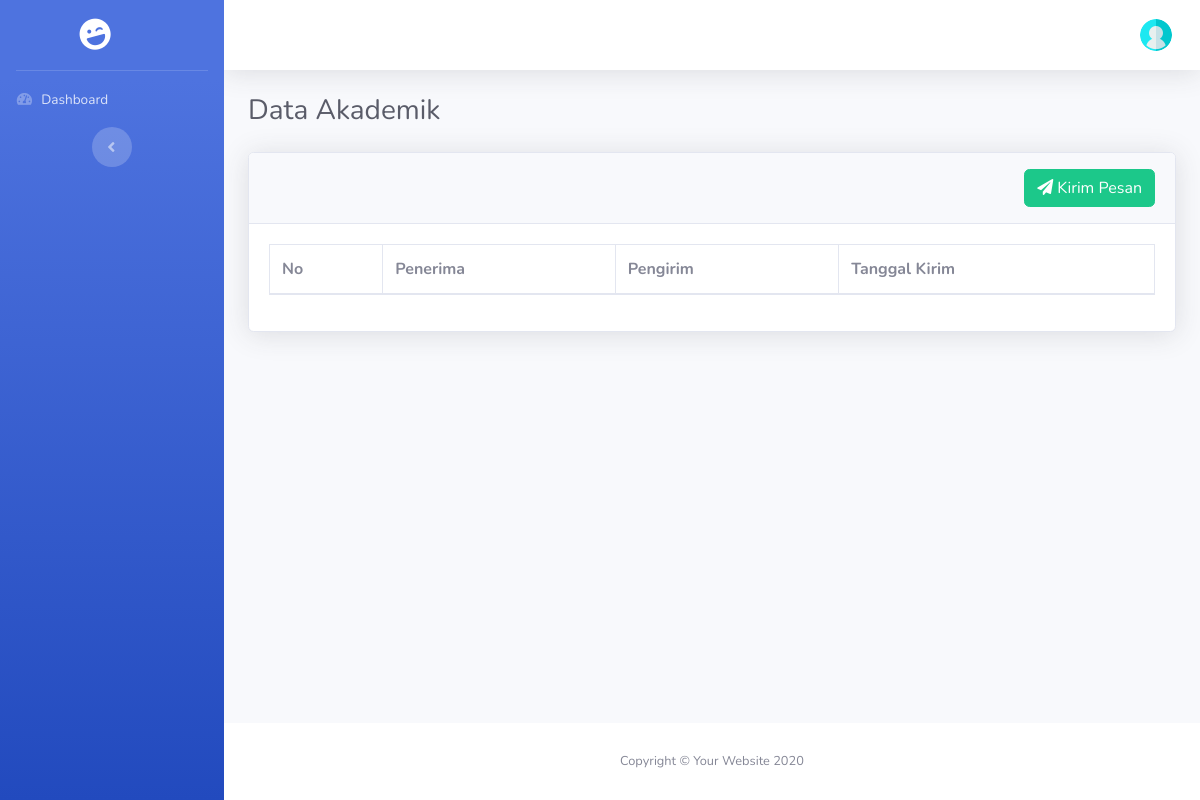
/index.php/admin/email, run on an earlier commit of the app's database.
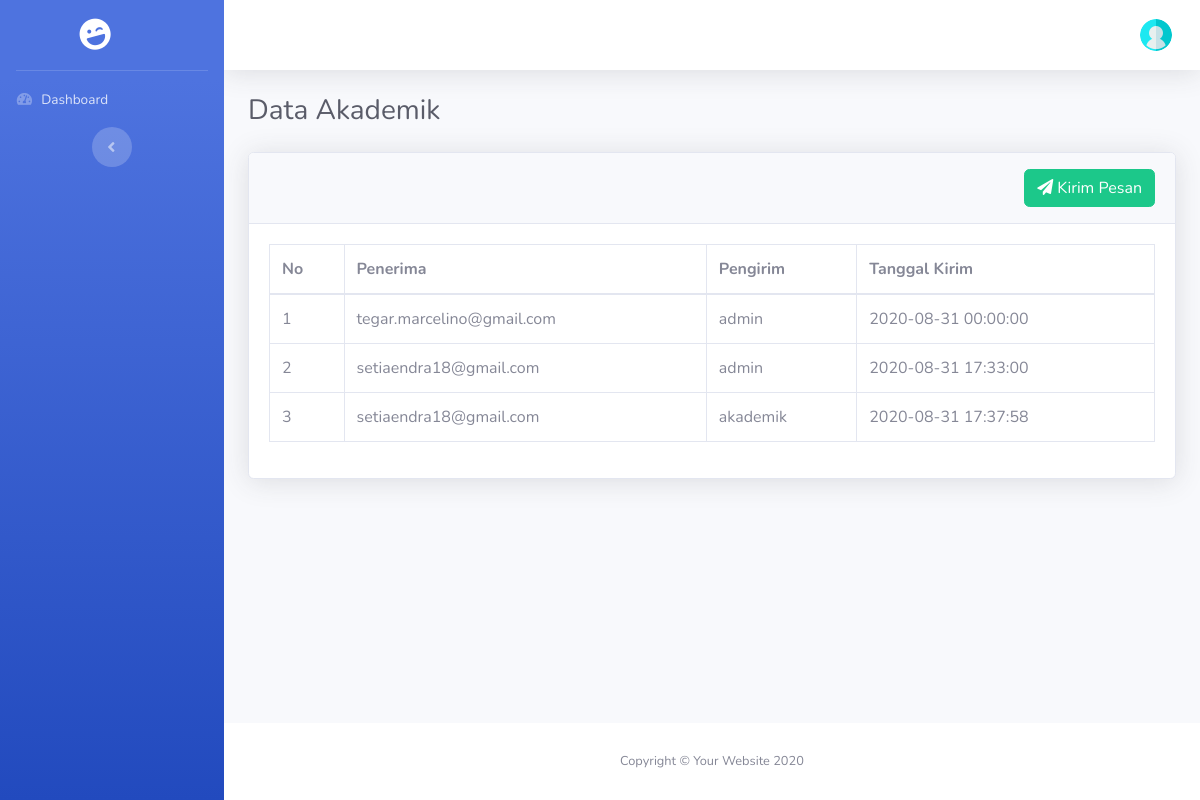
And on a later commit of the database.
### tables this page shows
CREATE TABLE `email` (
  `id` bigint NOT NULL AUTO_INCREMENT,
  `penerima` varchar(255) DEFAULT NULL,
  `pengirim` varchar(255) DEFAULT NULL,
  `isi` text,
  `tanggal_kirim` datetime DEFAULT NULL,
  PRIMARY KEY (`id`)
);

### application/controllers/Admin.php (called while the page is built, shortened)
<?php
class Admin extends CI_Controller
{
    function __construct()
    {
        $this->load->Model('M_admin','mod');
    }
    public function email()
    {
        $data['halaman']    = "Data Email";
        $data['email']      = $this->mod->m_get_all_email();
        $this->load->view('head.php', $data);
        $this->load->view('sidebar.php');
        $this->load->view('header.php');
        $this->load->view('admin/email/index', $data);
        $this->load->view('footer.php');
    }
}

### index.php (called while the page is built, shortened)
<?php
require_once BASEPATH.'core/CodeIgniter.php';

### application/models/M_admin.php (called while the page is built, shortened)
<?php
Class M_admin extends CI_Model
{
    public function m_get_all_email()
    {
        $this->db->select()
            ->from('email');
        $query = $this->db->get_compiled_select();
        $data  = $this->db->query($query)->result_array();
        return $data;
    }
}

### application/views/admin/email/index.php (the view, shortened to what this page needs)
<div class="container-fluid">
    <h1 class="h3 mb-4 text-gray-800">Data Akademik</h1>
    <div class="card shadow mb-4">
        <div class="card-header py-3">
            <button type="button" class="btn btn-success float-right" data-toggle="modal" data-target="#kirimEmail"><i class="fas fa-paper-plane"></i>&nbsp;Kirim Pesan</button>
        </div>
        <div class="card-body">
            <div class="table-responsive">
                <table class="table table-bordered" id="dataTable" width="100%" cellspacing="0">
                    <thead>
                        <tr>
                            <th>No</th>
                            <th>Penerima</th>
                            <th>Pengirim</th>
                            <th>Tanggal Kirim</th>
                        </tr>
                    </thead>
                    <tbody>
                        <?php
                            $i = 1;
                            foreach($email as $email):?>
                            <tr>
                                <td><?php echo $i;?></td>
                                <td><?php echo $email['penerima'];?></td>
                                <td><?php echo $email['pengirim'];?></td>
                                <td><?php echo $email['tanggal_kirim']?></td>
                            </tr>
                        <?php
                            $i++;
                            endforeach;?>
                    </tbody>
                </table>
            </div>
        </div>
    </div>
</div>

### application/views/head.php (shortened to what this page needs)
<!DOCTYPE html>
<html lang="en">
<head>
    <link href="<?php echo base_url('assets/')?>vendor/fontawesome-free/css/all.min.css" rel="stylesheet" type="text/css">
    <link rel="stylesheet" href="<?php echo base_url('assets/')?>vendor/jquery-ui/jquery-ui.min.css">
    <link rel="stylesheet" href="<?php echo base_url('assets/')?>vendor/jquery-ui/jquery-ui.theme.min.css">
    <link href="<?php echo base_url('assets/')?>css/sb-admin-2.min.css" rel="stylesheet">
    <link href="<?php echo base_url('assets/')?>css/mycss.css" rel="stylesheet">
</head>
<body id="page-top">
    <div id="wrapper">

### application/views/sidebar.php (shortened to what this page needs)
<ul class="navbar-nav bg-gradient-primary sidebar sidebar-dark accordion" id="accordionSidebar">
    <a class="sidebar-brand d-flex align-items-center justify-content-center" href="index.html">
        <div class="sidebar-brand-icon rotate-n-15">
            <i class="fas fa-laugh-wink"></i>
        </div>
    </a>
    <hr class="sidebar-divider my-0">
    <li class="nav-item <?php if($this->uri->segment(1)=="dashboard"){ echo "active"; }?>">
        <a class="nav-link" href="<?php echo base_url('dashboard')?>">
            <i class="fas fa-fw fa-tachometer-alt"></i>
            <span>Dashboard</span>
        </a>
    </li>
<div class="text-center d-none d-md-inline">
    <button class="rounded-circle border-0" id="sidebarToggle"></button>
</div>
</ul>

### application/views/header.php (shortened to what this page needs)
<div id="content-wrapper" class="d-flex flex-column">
  <div id="content">
    <nav class="navbar navbar-expand navbar-light bg-white topbar mb-4 static-top shadow">
      <ul class="navbar-nav ml-auto">
        <li class="nav-item dropdown no-arrow">
          <a class="nav-link dropdown-toggle" href="#" id="userDropdown" role="button" data-toggle="dropdown" aria-haspopup="true" aria-expanded="false">
            <img class="img-profile rounded-circle" src="<?php echo base_url('assets/img/user.png')?>">
          </a>
        </li>
      </ul>
    </nav>

### application/views/footer.php (shortened to what this page needs)
            </div>
            <footer class="sticky-footer bg-white">
                <div class="container my-auto">
                <div class="copyright text-center my-auto">
                    <span>Copyright &copy; Your Website <?php echo date("Y")?></span>
                </div>
                </div>
            </footer>
        </div>
    </div>
</body>
</html>

What changed in the data, as far as the page shows it:
added email: penerima "tegar.marcelino@gmail.com", pengirim "admin", tanggal_kirim "2020-08-31 00:00:00"
added email: penerima "setiaendra18@gmail.com", pengirim "admin", tanggal_kirim "2020-08-31 17:33:00"
added email: penerima "setiaendra18@gmail.com", pengirim "akademik", tanggal_kirim "2020-08-31 17:37:58"
